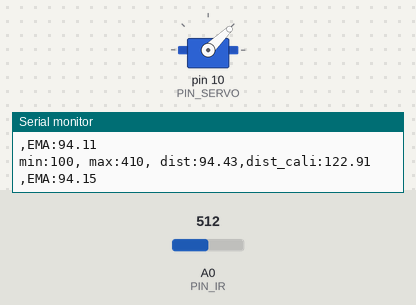
A sketch run on a simulated Arduino Uno, built with avr-gcc and run on an emulated ATmega328P. On the bench: servo, the last lines printed to the serial monitor. The inputs (shaded band) are chosen by the test bench; at power-on: A0 (PIN_IR) = 512.

Above: at 1.2 s.
1.3 s: A0 (PIN_IR) set to 278
4.3 s: A0 (PIN_IR) set to 253
At 4.7 s:
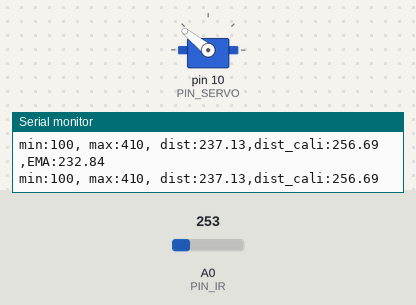
5.8 s: A0 (PIN_IR) set to 306
At 7.3 s:
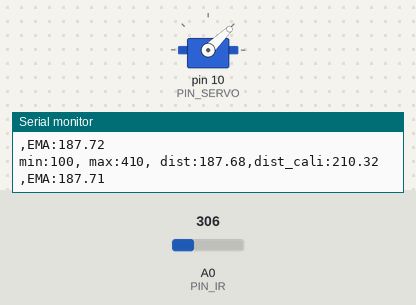
8.8 s: A0 (PIN_IR) set to 210
At 9.3 s:
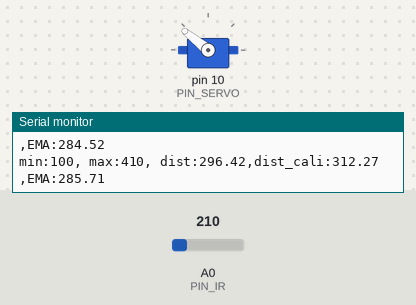
Timing chart, 0 to 11.3 s (numbered marks = the images above; inputs shaded):
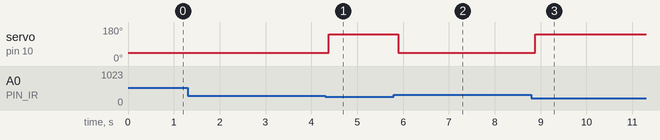

Measured:
- the behaviour switches between 270 and 269 on A0 (PIN_IR) (found by bisection; images 0 and 1)
- after the input at 4.3 s, servo on pin 10 (PIN_SERVO): 44° → 141° after 0.08 s
- after the input at 5.8 s, servo on pin 10 (PIN_SERVO): 141° → 44° after 0.09 s
- after the input at 8.8 s, servo on pin 10 (PIN_SERVO): 44° → 141° after 0.08 s

The sketch:

21_bbc_20213093.ino
```cpp
#include <Servo.h>

//Arduino pin assignment
#define PIN_SERVO 10
#define PIN_IR A0

//Framework setting
#define _DIST_MIN 100
#define _DIST_MAX 410

//Servo range
#define _DUTY_MIN 1000
#define _DUTY_NEU 1480
#define _DUTY_MAX 2000

//Servo instance
Servo myservo;
int a, b;
float w = 0.1f;
float EMA = 0.f;

void setup(){
//attach servo
  myservo.attach(PIN_SERVO);

//move servo to neutral position
  myservo.writeMicroseconds(_DUTY_NEU);

//initialize serial port
  Serial.begin(57600);

  a = 70;
  b = 390;
}

float ir_distance(void){ // return value unit: mm
  float val;
  float volt = float(analogRead(PIN_IR));
  val = ((6762.0/(volt-9.0))-4.0) * 10.0;
  return val;
}

void loop(){
  float raw_dist = ir_distance();
  float dist_cali = 100 + 300.0 / (b - a) * (raw_dist - a);
  Serial.print("min:100, max:410, dist:");
  Serial.print(raw_dist);
  Serial.print(",dist_cali:");
  Serial.println(dist_cali);
  float volt = float(analogRead(PIN_IR));
  EMA = raw_dist * w + (1 - w) * EMA;
  Serial.print(",EMA:");
  Serial.println(EMA);

  if(EMA < 220) {
    myservo.writeMicroseconds(_DUTY_MIN);
  }
  else {
    myservo.writeMicroseconds(_DUTY_MAX);
  }
  delay(20);
}
```
